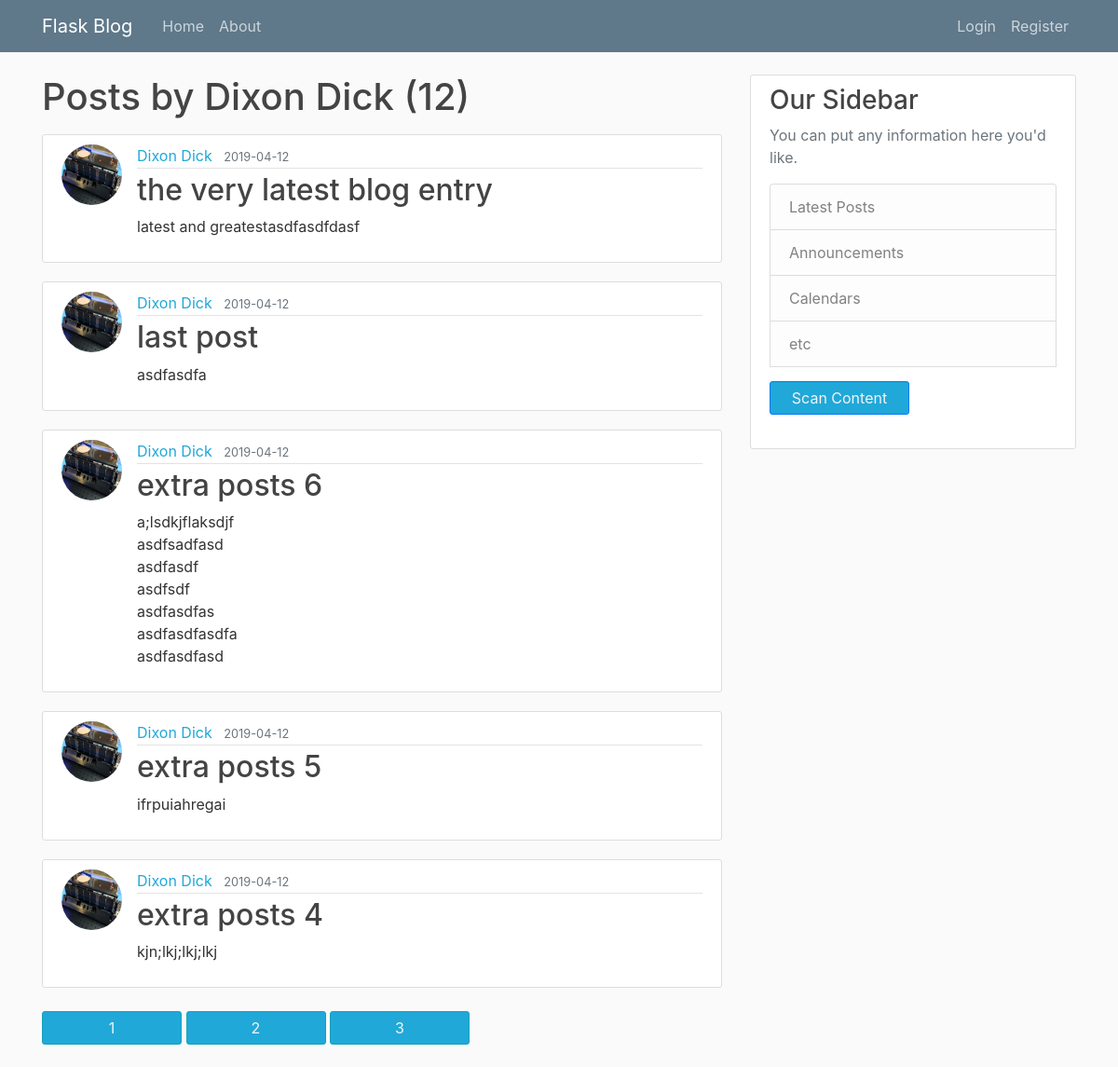
The app's page /user/Dixon Dick with its own data.
### flaskblog/models.py (models this page shows, shortened)
class User(db.Model, UserMixin):
    id = db.Column(db.Integer, primary_key=True)
    username = db.Column(db.String(20), unique=True, nullable=False)
    email = db.Column(db.String(120), unique=True, nullable=False)
    image_file = db.Column(db.String(20), nullable=False, default='default.jpg')
    password = db.Column(db.String(60), nullable=False)
    posts = db.relationship('Post', backref='author', lazy=True)

class Post(db.Model):
    id = db.Column(db.Integer, primary_key=True)
    title = db.Column(db.String(100), nullable=False)
    date_posted = db.Column(db.DateTime, nullable=False, default=datetime.utcnow)
    content = db.Column(db.Text, nullable=False)
    user_id = db.Column(db.Integer, db.ForeignKey('user.id'), nullable=False)

### flaskblog/users/routes.py (the view)
@users.route("/user/<string:username>")
def user_posts(username):
    page = request.args.get('page', 1, type=int)
    user = User.query.filter_by(username=username).first_or_404()
    posts = Post.query.filter_by(author=user)\
        .order_by(Post.date_posted.desc())\
        .paginate(page=page, per_page=5)
    return render_template('user_posts.html', posts=posts, user=user)

### flaskblog/templates/user_posts.html
{% extends "layout.html" %}
{% block content %}
    <h1 class="mb-3">Posts by {{ user.username }} ({{ posts.total }})</h1>
    {% for post in posts.items %}
        <article class="media content-section">
          <img class="rounded-circle article-img" src="{{ url_for('static', filename='profile_pics/' + post.author.image_file) }}">
          <div class="media-body">
            <div class="article-metadata">
              <a class="mr-2" href="{{ url_for('users.user_posts', username=post.author.username) }}">{{ post.author.username }}</a>
              <small class="text-muted">{{ post.date_posted.strftime('%Y-%m-%d') }}</small>
            </div>
            <h2><a class="article-title" href="{{ url_for('posts.post', post_id=post.id) }}">{{ post.title }}</a></h2>
            <p class="article-content">{{ post.content }}</p>
          </div>
        </article>
    {% endfor %}
    {% for page_num in posts.iter_pages(left_edge=1, right_edge=1, left_current=1, right_current=2) %}
      {% if page_num %}
        {% if posts.page == page_num %}
          <a class="btn btn-info mb-4" href="{{ url_for('users.user_posts', username=user.username, page=page_num) }}">{{ page_num }}</a>
        {% else %}
          <a class="btn btn-outline-info mb-4" href="{{ url_for('users.user_posts', username=user.username, page=page_num) }}">{{ page_num }}</a>
        {% endif %}
      {% else %}
        ...
      {% endif %}
    {% endfor %}
{% endblock content %}

### flaskblog/static/main.css (style rules this page uses)
body { background: #fafafa; color: #333333; margin-top: 5rem; }
h1, h2, h3, h4, h5, h6 { color: #444444; }
.content-section { background: #ffffff; padding: 10px 20px; border: 1px solid #dddddd; border-radius: 3px; margin-bottom: 20px; }
.article-title { color: #444444; }
.article-content { white-space: pre-line; }
.article-img { height: 65px; width: 65px; margin-right: 16px; }
.article-metadata { padding-bottom: 1px; margin-bottom: 4px; border-bottom: 1px solid #e3e3e3 }
.btn { margin-top:5px; margin-bottom:10px; padding:5px; background-color: #20a8d8; color: #f3f4f5; border-radius:3px; width: 150px; cursor: pointer; }
a { text-decoration: none; color:#20a8d8; }

### records on screen
User: username "Dixon Dick"
Post: image_file (picture), author.username "Dixon Dick", date_posted "2019-04-12", title "the very latest blog entry", content "latest and greatestasdfasdfdasf"
Post: image_file (picture), author.username "Dixon Dick", date_posted "2019-04-12", title "last post", content "asdfasdfa"
Post: image_file (picture), author.username "Dixon Dick", date_posted "2019-04-12", title "extra posts 6", content "a;lsdkjflaksdjf asdfsadfasd asdfasdf asdfsdf asdfasdfas asdfasdfasdfa asdfasdfasd"
Post: image_file (picture), author.username "Dixon Dick", date_posted "2019-04-12", title "extra posts 5", content "ifrpuiahregai"
Post: image_file (picture), author.username "Dixon Dick", date_posted "2019-04-12", title "extra posts 4", content "kjn;lkj;lkj;lkj"

### other values on screen
{{ posts.total }} "12"
{{ page_num }} "1"
{{ page_num }} "2" "3"
